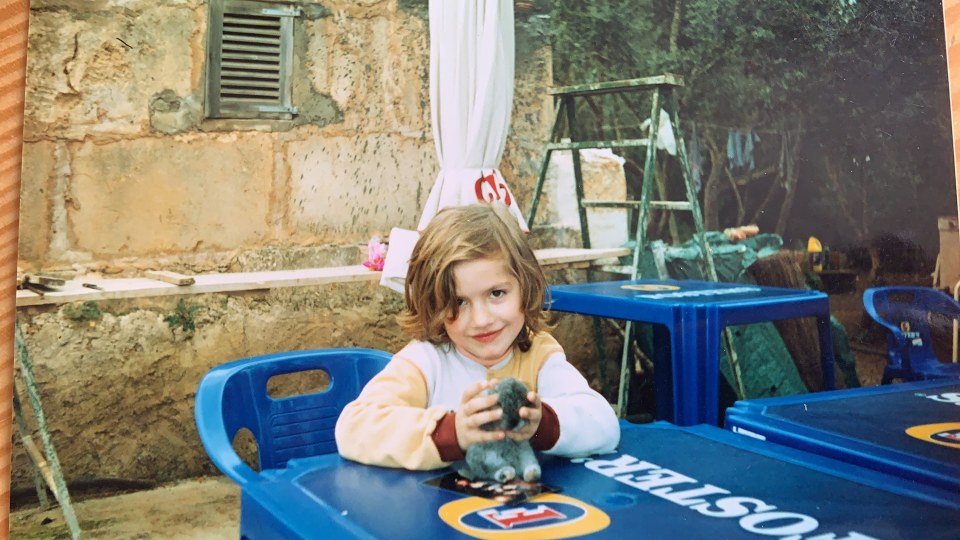
#> input picture run_gui_from_container/test.jpg, 1920 x 1080 px (shown at 1/2 size)
$ python main.py
#> lines starting #> are read from the running program, lines starting #| are printed output that depends on the picture
import cv2
cv2.namedWindow("Show")
img = cv2.imread("test.jpg")
#> img is the input picture: shape (1080, 1920, 3); mean B, G, R 117.4, 125.7, 124.5
img = cv2.resize(img, (540,320))
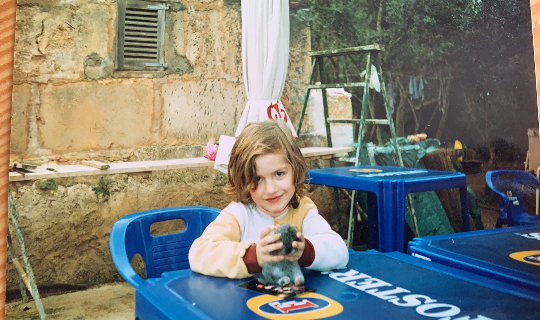
#> img: shape (320, 540, 3); mean B, G, R 117.2, 125.6, 124.3
cv2.imshow("Show", img)
cv2.waitKey(0)
cv2.destroyAllWindows()
